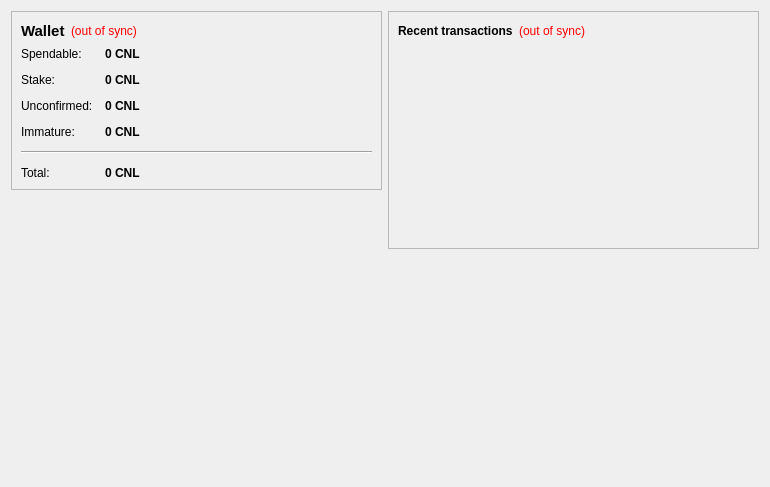
<?xml version="1.0" encoding="UTF-8"?>
<ui version="4.0">
 <class>OverviewPage</class>
 <widget class="QWidget" name="OverviewPage">
  <property name="geometry">
   <rect>
    <x>0</x>
    <y>0</y>
    <width>770</width>
    <height>487</height>
   </rect>
  </property>
  <property name="windowTitle">
   <string>Form</string>
  </property>
  <layout class="QHBoxLayout" name="horizontalLayout" stretch="1,1">
   <item>
    <layout class="QVBoxLayout" name="verticalLayout_2">
     <item>
      <widget class="QFrame" name="frame">
       <property name="frameShape">
        <enum>QFrame::StyledPanel</enum>
       </property>
       <property name="frameShadow">
        <enum>QFrame::Raised</enum>
       </property>
       <layout class="QVBoxLayout" name="verticalLayout_4">
        <item>
         <layout class="QHBoxLayout" name="horizontalLayout_4">
          <item>
           <widget class="QLabel" name="label_5">
            <property name="font">
             <font>
              <pointsize>11</pointsize>
              <weight>75</weight>
              <bold>true</bold>
             </font>
            </property>
            <property name="text">
             <string>Wallet</string>
            </property>
           </widget>
          </item>
          <item>
           <widget class="QLabel" name="labelWalletStatus">
            <property name="toolTip">
             <string>The displayed information may be out of date. Your wallet automatically synchronizes with the ConcealCoin network after a connection is established, but this process has not completed yet.</string>
            </property>
            <property name="styleSheet">
             <string notr="true">QLabel { color: red; }</string>
            </property>
            <property name="text">
             <string notr="true">(out of sync)</string>
            </property>
            <property name="alignment">
             <set>Qt::AlignLeading|Qt::AlignLeft|Qt::AlignVCenter</set>
            </property>
           </widget>
          </item>
          <item>
           <spacer name="horizontalSpacer_2">
            <property name="orientation">
             <enum>Qt::Horizontal</enum>
            </property>
            <property name="sizeHint" stdset="0">
             <size>
              <width>40</width>
              <height>20</height>
             </size>
            </property>
           </spacer>
          </item>
         </layout>
        </item>
        <item>
         <layout class="QFormLayout" name="formLayout_2">
          <property name="fieldGrowthPolicy">
           <enum>QFormLayout::AllNonFixedFieldsGrow</enum>
          </property>
          <property name="horizontalSpacing">
           <number>12</number>
          </property>
          <property name="verticalSpacing">
           <number>12</number>
          </property>
          <item row="0" column="0">
           <widget class="QLabel" name="label">
            <property name="text">
             <string>Spendable:</string>
            </property>
           </widget>
          </item>
          <item row="0" column="1">
           <widget class="QLabel" name="labelBalance">
            <property name="font">
             <font>
              <weight>75</weight>
              <bold>true</bold>
             </font>
            </property>
            <property name="cursor">
             <cursorShape>IBeamCursor</cursorShape>
            </property>
            <property name="toolTip">
             <string>Your current spendable balance</string>
            </property>
            <property name="text">
             <string notr="true">0 CNL</string>
            </property>
            <property name="textInteractionFlags">
             <set>Qt::LinksAccessibleByMouse|Qt::TextSelectableByKeyboard|Qt::TextSelectableByMouse</set>
            </property>
           </widget>
          </item>
          <item row="1" column="0">
           <widget class="QLabel" name="label_6">
            <property name="text">
             <string>Stake:</string>
            </property>
           </widget>
          </item>
          <item row="1" column="1">
           <widget class="QLabel" name="labelStake">
            <property name="font">
             <font>
              <weight>75</weight>
              <bold>true</bold>
             </font>
            </property>
            <property name="cursor">
             <cursorShape>IBeamCursor</cursorShape>
            </property>
            <property name="toolTip">
             <string>Total of coins that was staked, and do not yet count toward the current balance</string>
            </property>
            <property name="text">
             <string notr="true">0 CNL</string>
            </property>
            <property name="textInteractionFlags">
             <set>Qt::LinksAccessibleByMouse|Qt::TextSelectableByKeyboard|Qt::TextSelectableByMouse</set>
            </property>
           </widget>
          </item>
          <item row="2" column="0">
           <widget class="QLabel" name="label_3">
            <property name="text">
             <string>Unconfirmed:</string>
            </property>
           </widget>
          </item>
          <item row="2" column="1">
           <widget class="QLabel" name="labelUnconfirmed">
            <property name="font">
             <font>
              <weight>75</weight>
              <bold>true</bold>
             </font>
            </property>
            <property name="cursor">
             <cursorShape>IBeamCursor</cursorShape>
            </property>
            <property name="toolTip">
             <string>Total of transactions that have yet to be confirmed, and do not yet count toward the current balance</string>
            </property>
            <property name="text">
             <string notr="true">0 CNL</string>
            </property>
            <property name="textInteractionFlags">
             <set>Qt::LinksAccessibleByMouse|Qt::TextSelectableByKeyboard|Qt::TextSelectableByMouse</set>
            </property>
           </widget>
          </item>
          <item row="3" column="0">
           <widget class="QLabel" name="labelImmatureText">
            <property name="text">
             <string>Immature:</string>
            </property>
           </widget>
          </item>
          <item row="3" column="1">
           <widget class="QLabel" name="labelImmature">
            <property name="font">
             <font>
              <weight>75</weight>
              <bold>true</bold>
             </font>
            </property>
            <property name="toolTip">
             <string>Mined balance that has not yet matured</string>
            </property>
            <property name="text">
             <string notr="true">0 CNL</string>
            </property>
            <property name="textInteractionFlags">
             <set>Qt::LinksAccessibleByMouse|Qt::TextSelectableByKeyboard|Qt::TextSelectableByMouse</set>
            </property>
           </widget>
          </item>
          <item row="4" column="0" colspan="2">
           <widget class="Line" name="line">
            <property name="orientation">
             <enum>Qt::Horizontal</enum>
            </property>
           </widget>
          </item>
          <item row="5" column="0">
           <widget class="QLabel" name="labelTotalText">
            <property name="text">
             <string>Total:</string>
            </property>
           </widget>
          </item>
          <item row="5" column="1">
           <widget class="QLabel" name="labelTotal">
            <property name="font">
             <font>
              <weight>75</weight>
              <bold>true</bold>
             </font>
            </property>
            <property name="cursor">
             <cursorShape>IBeamCursor</cursorShape>
            </property>
            <property name="toolTip">
             <string>Your current total balance</string>
            </property>
            <property name="text">
             <string notr="true">0 CNL</string>
            </property>
            <property name="textInteractionFlags">
             <set>Qt::LinksAccessibleByMouse|Qt::TextSelectableByKeyboard|Qt::TextSelectableByMouse</set>
            </property>
           </widget>
          </item>
         </layout>
        </item>
       </layout>
      </widget>
     </item>
     <item>
      <spacer name="verticalSpacer">
       <property name="orientation">
        <enum>Qt::Vertical</enum>
       </property>
       <property name="sizeHint" stdset="0">
        <size>
         <width>20</width>
         <height>40</height>
        </size>
       </property>
      </spacer>
     </item>
     <item>
      <widget class="QLabel" name="label_2">
       <property name="autoFillBackground">
        <bool>true</bool>
       </property>
       <property name="text">
        <string/>
       </property>
       <property name="pixmap">
        <pixmap resource="../bitcoin.qrc">:/icons/drmbg</pixmap>
       </property>
       <property name="scaledContents">
        <bool>false</bool>
       </property>
       <property name="margin">
        <number>0</number>
       </property>
      </widget>
     </item>
    </layout>
   </item>
   <item>
    <layout class="QVBoxLayout" name="verticalLayout_3">
     <item>
      <widget class="QFrame" name="frame_2">
       <property name="frameShape">
        <enum>QFrame::StyledPanel</enum>
       </property>
       <property name="frameShadow">
        <enum>QFrame::Raised</enum>
       </property>
       <layout class="QVBoxLayout" name="verticalLayout">
        <item>
         <layout class="QHBoxLayout" name="horizontalLayout_2">
          <item>
           <widget class="QLabel" name="label_4">
            <property name="text">
             <string>&lt;b&gt;Recent transactions&lt;/b&gt;</string>
            </property>
           </widget>
          </item>
          <item>
           <widget class="QLabel" name="labelTransactionsStatus">
            <property name="toolTip">
             <string>The displayed information may be out of date. Your wallet automatically synchronizes with the ConcealCoin network after a connection is established, but this process has not completed yet.</string>
            </property>
            <property name="styleSheet">
             <string notr="true">QLabel { color: red; }</string>
            </property>
            <property name="text">
             <string notr="true">(out of sync)</string>
            </property>
            <property name="alignment">
             <set>Qt::AlignRight|Qt::AlignTrailing|Qt::AlignVCenter</set>
            </property>
           </widget>
          </item>
          <item>
           <spacer name="horizontalSpacer">
            <property name="orientation">
             <enum>Qt::Horizontal</enum>
            </property>
            <property name="sizeHint" stdset="0">
             <size>
              <width>40</width>
              <height>20</height>
             </size>
            </property>
           </spacer>
          </item>
         </layout>
        </item>
        <item>
         <widget class="QListView" name="listTransactions">
          <property name="styleSheet">
           <string notr="true">QListView { background: transparent; }</string>
          </property>
          <property name="frameShape">
           <enum>QFrame::NoFrame</enum>
          </property>
          <property name="verticalScrollBarPolicy">
           <enum>Qt::ScrollBarAlwaysOff</enum>
          </property>
          <property name="horizontalScrollBarPolicy">
           <enum>Qt::ScrollBarAlwaysOff</enum>
          </property>
          <property name="selectionMode">
           <enum>QAbstractItemView::NoSelection</enum>
          </property>
         </widget>
        </item>
       </layout>
      </widget>
     </item>
     <item>
      <spacer name="verticalSpacer_2">
       <property name="orientation">
        <enum>Qt::Vertical</enum>
       </property>
       <property name="sizeHint" stdset="0">
        <size>
         <width>20</width>
         <height>40</height>
        </size>
       </property>
      </spacer>
     </item>
    </layout>
   </item>
  </layout>
 </widget>
 <resources/>
 <connections/>
</ui>
